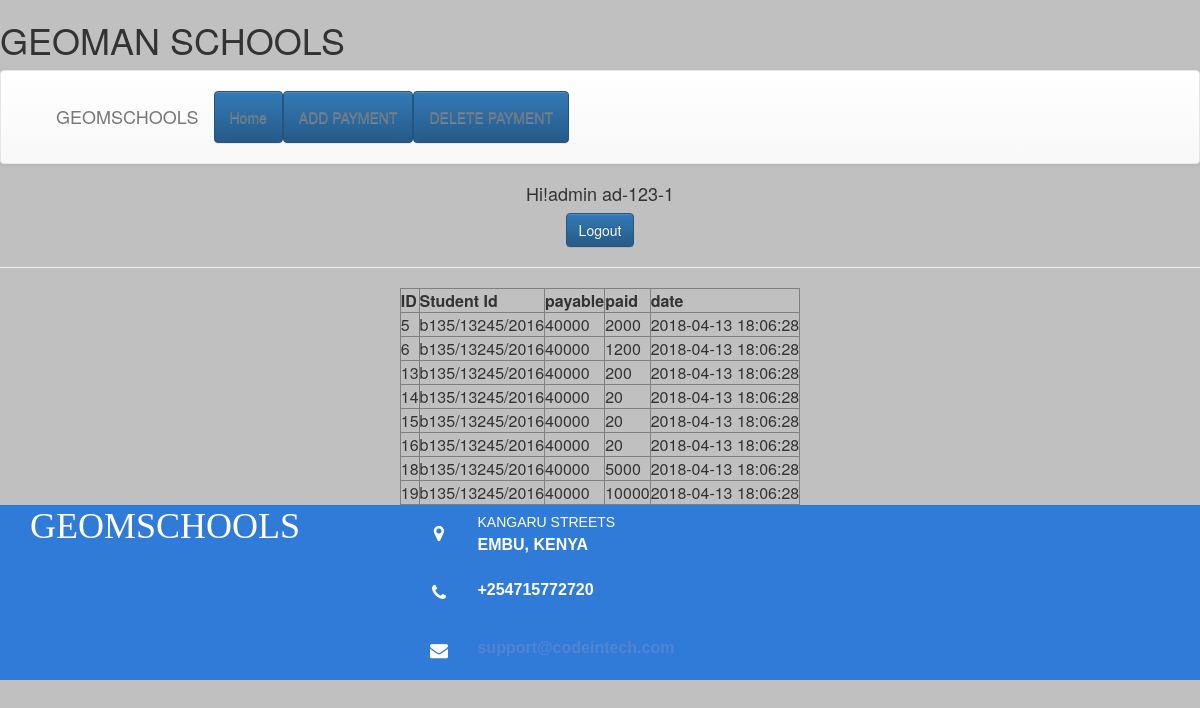
Screenshot of /module/admin/payment.php (signed in) with the database file from the repository.
### tables this page shows
CREATE TABLE `payment` (
  `id` int(11) NOT NULL,
  `studentid` varchar(20) NOT NULL,
  `parentid` varchar(125) NOT NULL,
  `payable` varchar(125) NOT NULL,
  `paid` varchar(125) NOT NULL,
  `balance` varchar(125) NOT NULL,
  `date` timestamp NOT NULL DEFAULT CURRENT_TIMESTAMP ON UPDATE CURRENT_TIMESTAMP
);

### config.php (called while the page is built, shortened)
<?php
function variable_names($name){
	if ($name == 'title') {
		$name = "GEOMAN SCHOOLS";
	}
	return $name;
}
?>

### module/admin/main.php (called while the page is built, shortened)
<?php
include('../../service/mysqlcon.php');
$check=$_SESSION['login_id'];
$session=mysqli_query($con,"SELECT name  FROM admin WHERE id='$check'");
$row=mysqli_fetch_array($session);
$login_session = $loged_user_name = $row['name'];
?>

### module/admin/payment.php (the view, shortened to what this page needs)
<?php
include_once('main.php');
include_once('../../service/mysqlcon.php');
include('../../config.php');
$string = "<tr>
    <th>ID</th>
    <th>Student Id</th>
    <th>payable</th>
    <th>paid</th>
    <th>date</th>
    </tr>";
$sql = "SELECT * FROM `payment` ";
$res = mysqli_query($con,$sql);
while($row = mysqli_fetch_array($res)){
    $string .= "<tr><td>".$row['id']."</td>
    <td>".$row['studentid']."</td>
    <td>".$row['payable']."</td>
    <td>".$row['paid']."</td>
    <td>".$row['date']."</td>
    </tr>";
}
?>
<html>
    <head>
    	<link rel="stylesheet" type="text/css" href="../../assets/bootstrap/css/bootstrap.min.css">
            <link rel="stylesheet" type="text/css" href="../../source/CSS/style.css">
            <link rel="stylesheet" type="text/css" href="../../assets/css/Footer.css">
            <link rel="stylesheet" type="text/css" href="../../assets/css/Header.css">
            <link rel="stylesheet" type="text/css" href="../../assets/fonts/font-awesome.min.css">
		</head>
    <body style="background-color: silver">
			  <div class="header"><h1><?php echo variable_names('title') ?></h1></div>
								      <nav class="navbar navbar-default custom-header">
        <div class="container-fluid">
           <div class="navbar-header">
                 <a class="navbar-brand" href="#">GEOMSCHOOLS</a>
            </div>
            <div class="collapse navbar-collapse" id="mynavbar">
                <ul class="nav navbar-nav ">
                   <li> <a class ="btn btn-primary" href="index.php">Home</a></li>
                               <li><a class ="btn btn-primary" href="addPayment.php">ADD PAYMENT</a></li>
                               <li> <a class ="btn btn-primary" href="deletePayment.php">DELETE PAYMENT</a></li>
                </ul>
            </div>
        </div>
    </nav>
								<div align="center">
								<h4>Hi!admin <?php echo $check." ";?></h4>
								    <a class ="btn btn-primary" href="logout.php" onmouseover="changemouseover(this);" onmouseout="changemouseout(this,'<?php echo ucfirst($loged_user_name);?>');"><?php echo "Logout";?></a>
						    </div>
			  <hr/>
        <center>
            <table border="1">
                <?php echo $string;?>
            </table>
        </center>
        <footer><?php include('../../footer.php'); ?></footer>
		</body>
</html>

### assets/css/Footer.css (style rules this page uses)
footer { background-color:#307bd7; width:100%; text-align:left; font:bold 16px sans-serif; bottom:0; color:#fff; }

### assets/css/Header.css (style rules this page uses)
.custom-header { background:#307bd7; padding:20px 40px; box-sizing:border-box; border:0; border-radius:0; }

### rows the page displays
payment: id "5", studentid "b135/13245/2016", payable "40000", paid "2000", date "2018-04-13 18:06:28"
payment: id "6", studentid "b135/13245/2016", payable "40000", paid "1200", date "2018-04-13 18:06:28"
payment: id "13", studentid "b135/13245/2016", payable "40000", paid "200", date "2018-04-13 18:06:28"
payment: id "14", studentid "b135/13245/2016", payable "40000", paid "20", date "2018-04-13 18:06:28"
payment: id "15", studentid "b135/13245/2016", payable "40000", paid "20", date "2018-04-13 18:06:28"
payment: id "16", studentid "b135/13245/2016", payable "40000", paid "20", date "2018-04-13 18:06:28"
payment: id "18", studentid "b135/13245/2016", payable "40000", paid "5000", date "2018-04-13 18:06:28"
payment: id "19", studentid "b135/13245/2016", payable "40000", paid "10000", date "2018-04-13 18:06:28"

### other values shown
variable_names('title') "GEOMAN SCHOOLS"
$check "ad-123-1"
